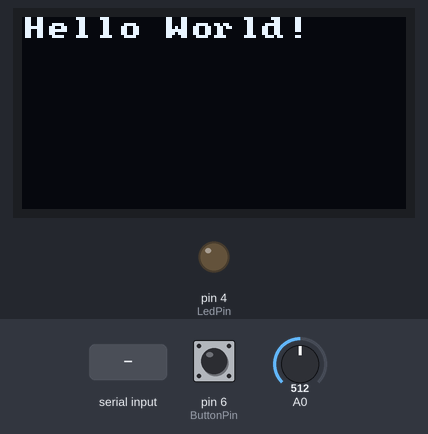
Bench run of a sketch on a simulated Arduino Uno, built with avr-gcc and run on an emulated ATmega328P. On the bench: 128×64 one-colour display, output pins drawn as LEDs (lit = HIGH). The inputs (shaded band) are chosen by the test bench; at power-on: pin 6 (ButtonPin) LOW, A0 = 512. What the sketch prints to the serial monitor is not drawn.

Above: at 2.7 s.
2.8 s: "Temperature:1\n" received over Serial
At 4.0 s:
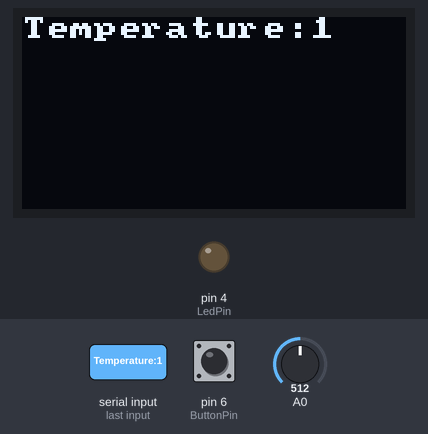
4.3 s: "!\n" received over Serial
At 5.5 s:
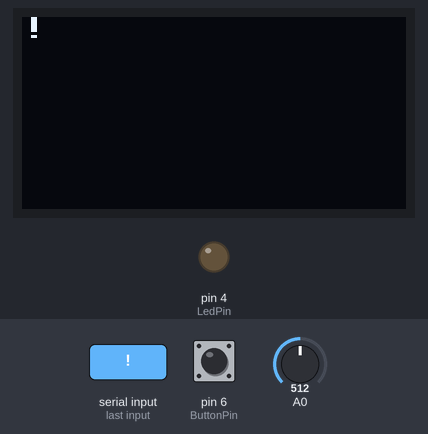
5.8 s: "IsEnabled:1\n" received over Serial
At 7.0 s:
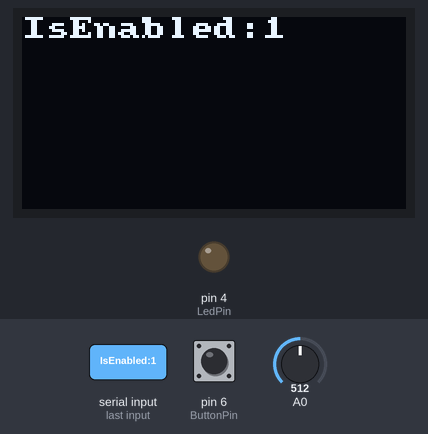
7.3 s: "true:1\n" received over Serial
At 8.5 s:
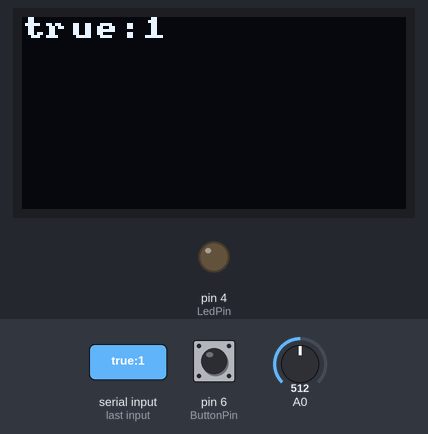
8.8 s: "false\n" received over Serial
At 9.7 s:
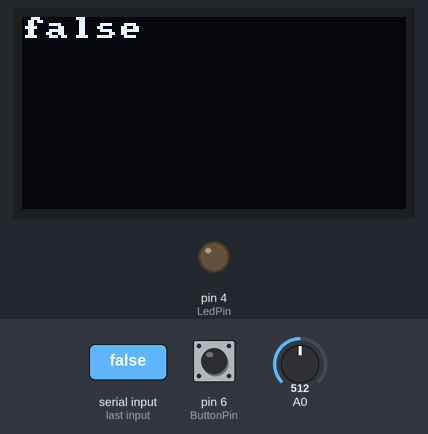
10.3 s: "UserName\n" received over Serial
At 11.3 s:
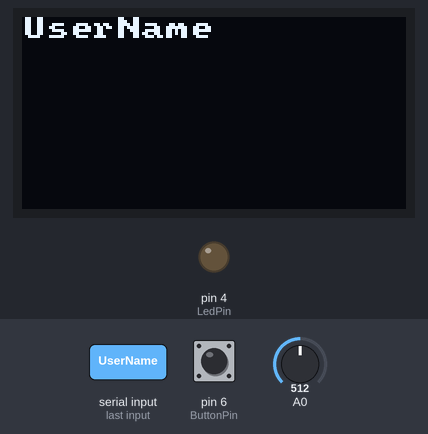
Timing chart, 0 to 12.8 s (numbered marks = the images above; inputs shaded):
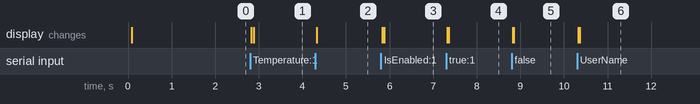

Measured:
- after the input at 2.8 s, the display: first changes at once (image 1 shows a later state)
- after the input at 4.3 s, the display: first changes at once (image 2 shows a later state)
- after the input at 5.8 s, the display: first changes at once (image 3 shows a later state)
- after the input at 7.3 s, the display: first changes at once (image 4 shows a later state)
- after the input at 8.8 s, the display: first changes at once (image 5 shows a later state)
- after the input at 10.3 s, the display: first changes at once (image 6 shows a later state)

The sketch:

variabeles.ino
```cpp
#include <Arduino.h>
#include <U8g2lib.h>
#include <ArduinoJson.h>

#define U8X8_HAVE_HW_I2C
#ifdef U8X8_HAVE_HW_I2C
#include <Wire.h>
#endif
#define LED_PIN 4
#define SERIAL_BAUD_RATE 115200


U8X8_SSD1315_128X64_NONAME_HW_I2C u8x8(U8X8_PIN_NONE);

const int ButtonPin = 6;
const int LedPin = 4;
const unsigned long ReportIntervalMs = 1000;

struct Position {
  float x;
  float y;
};

typedef void (*PFM)(const String& message);
typedef struct {
  char* cmd;
  PFM func;
} M2F;

float temperature = 20.0f;
bool buttonValue = false;
bool isEnabled = true;
String userName = "Arduino";
Position position = { 0.0f, 0.0f };

unsigned long lastReportTime = 0;

void setup() {
  pinMode(LedPin, OUTPUT);
  pinMode(ButtonPin, INPUT);

  Serial.begin(SERIAL_BAUD_RATE);
  u8x8.begin();
  u8x8.setFlipMode(true);

  u8x8.setFont(u8x8_font_amstrad_cpc_extended_r);
  u8x8.drawString(0, 0, "Hello World!");
  // Allow the USB serial connection to initialize.
  delay(1500);

  Serial.println("Arduino ready");

  SendAllVariables();
}

void loop() {
  ReadSerialCommands();

  const unsigned long currentTime = millis();

  if (currentTime - lastReportTime >= ReportIntervalMs) {
    lastReportTime = currentTime;

    UpdateVariables();
    SendAllVariables();
  }
}

void sendTemperature(const String& arg) {
  temperature = arg.toFloat();

  SendVariable("Temperature", temperature);
}

M2F MessageToFunc[] = {
  { "Temperature", sendTemperature }
};

void ReadSerialCommands() {
  while (Serial.available() > 0) {
    String message = Serial.readStringUntil('\n');
    message.trim();
    message.trim();
    u8x8.clear();
    u8x8.drawString(0, 0, message.c_str());

    if (message.length() > 0) {
      ProcessVariableMessage(message);
    }
  }
}


void ProcessVariableMessage(const String& message) {
  if (!message.startsWith("!")) {
    SendError("Message must start with !");
    return;
  }

  const int separatorIndex = message.indexOf(':');

  if (separatorIndex <= 1) {
    SendError("Message must use !Variable:Value format");
    return;
  }

  const String variableName = message.substring(1, separatorIndex);

  const String value = message.substring(separatorIndex + 1);

  if (variableName == "Temperature") {
    temperature = value.toFloat();

    SendVariable("Temperature", temperature);
    return;
  }

  if (variableName == "IsEnabled") {
    if (value == "true" || value == "1") {
      isEnabled = true;
    } else if (value == "false" || value == "0") {
      isEnabled = false;
    } else {
      SendError("IsEnabled must be true or false");
      return;
    }

    SendVariable("IsEnabled", isEnabled);
    return;
  }

  if (variableName == "UserName") {
    userName = value;

    SendVariable("UserName", userName);
    return;
  }

  if (variableName == "Position") {
    if (!TryParsePosition(value)) {
      SendError("Invalid Position JSON");
      return;
    }

    SendPosition();
    return;
  }

  if (variableName == "LED") {
    ProcessLedCommand(value);
    return;
  }

  if (variableName == "GET_ALL") {
    SendAllVariables();
    return;
  }

  SendError("Unknown variable: " + variableName);
}

bool TryParsePosition(const String& json) {
  JsonDocument document;

  const DeserializationError error =
    deserializeJson(document, json);

  if (error) {
    return false;
  }

  if (!document["X"].is<float>() || !document["Y"].is<float>()) {
    return false;
  }

  position.x = document["X"].as<float>();
  position.y = document["Y"].as<float>();

  return true;
}

void ProcessLedCommand(const String& value) {

  if (value.equalsIgnoreCase("true")) {
    digitalWrite(LedPin, HIGH);
    SendVariable("LED", true);
    return;
  }

  if (value.equalsIgnoreCase("false")) {
    digitalWrite(LedPin, LOW);
    SendVariable("LED", false);
    return;
  }

  SendError("LED must be ON or OFF");
}

void UpdateVariables() {
  if (!isEnabled) {
    return;
  }

  // Replace this with a real sensor reading.
  const int sensorValue = analogRead(A0);

  temperature = 15.0f + (static_cast<float>(sensorValue) / 1023.0f * 20.0f);

  buttonValue = digitalRead(ButtonPin);

  // Example position update.
  position.x += 0.1f;
  position.y += 0.1f;
}

void SendAllVariables() {
  SendVariable("Temperature", temperature);
  SendVariable("IsEnabled", isEnabled);
  SendVariable("UserName", userName);
  SendVariable("Button", buttonValue);
  SendPosition();
}

void SendPosition() {
  JsonDocument document;

  document["X"] = position.x;
  document["Y"] = position.y;

  String json;
  serializeJson(document, json);

  SendVariable("Position", json);
}

void SendVariable(
  const char* variableName,
  float value) {
  Serial.print('!');
  Serial.print(variableName);
  Serial.print(':');
  Serial.println(value, 2);
}

void SendVariable(
  const char* variableName,
  bool value) {
  Serial.print('!');
  Serial.print(variableName);
  Serial.print(':');
  Serial.println(value ? "true" : "false");
}

void SendVariable(
  const char* variableName,
  const String& value) {
  Serial.print('!');
  Serial.print(variableName);
  Serial.print(':');
  Serial.println(value);
}

void SendError(const String& message) {
  Serial.print("ERROR:");
  Serial.println(message);
}
```
